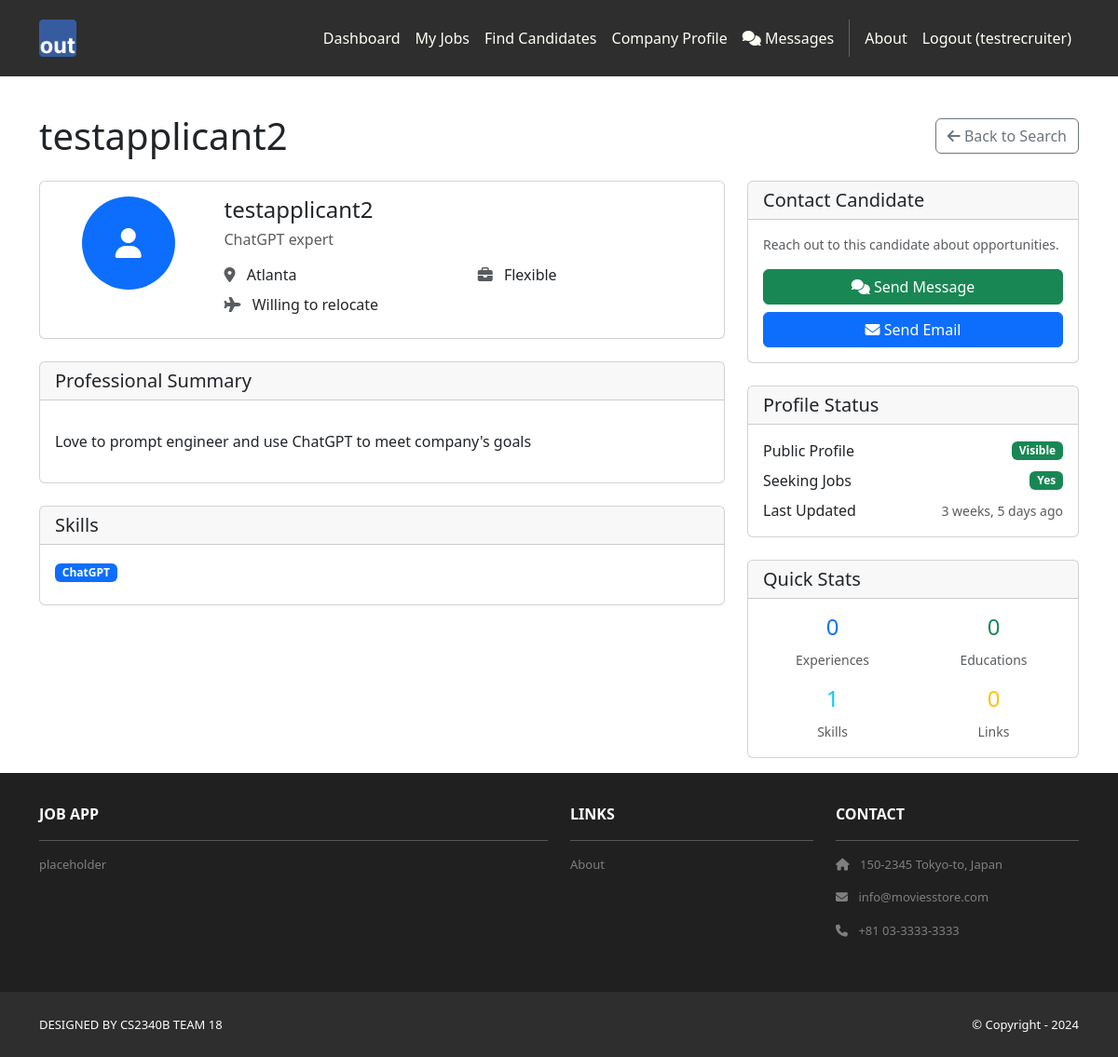
The page /recruiters/candidates/9/ (signed in) on the database as committed earlier.
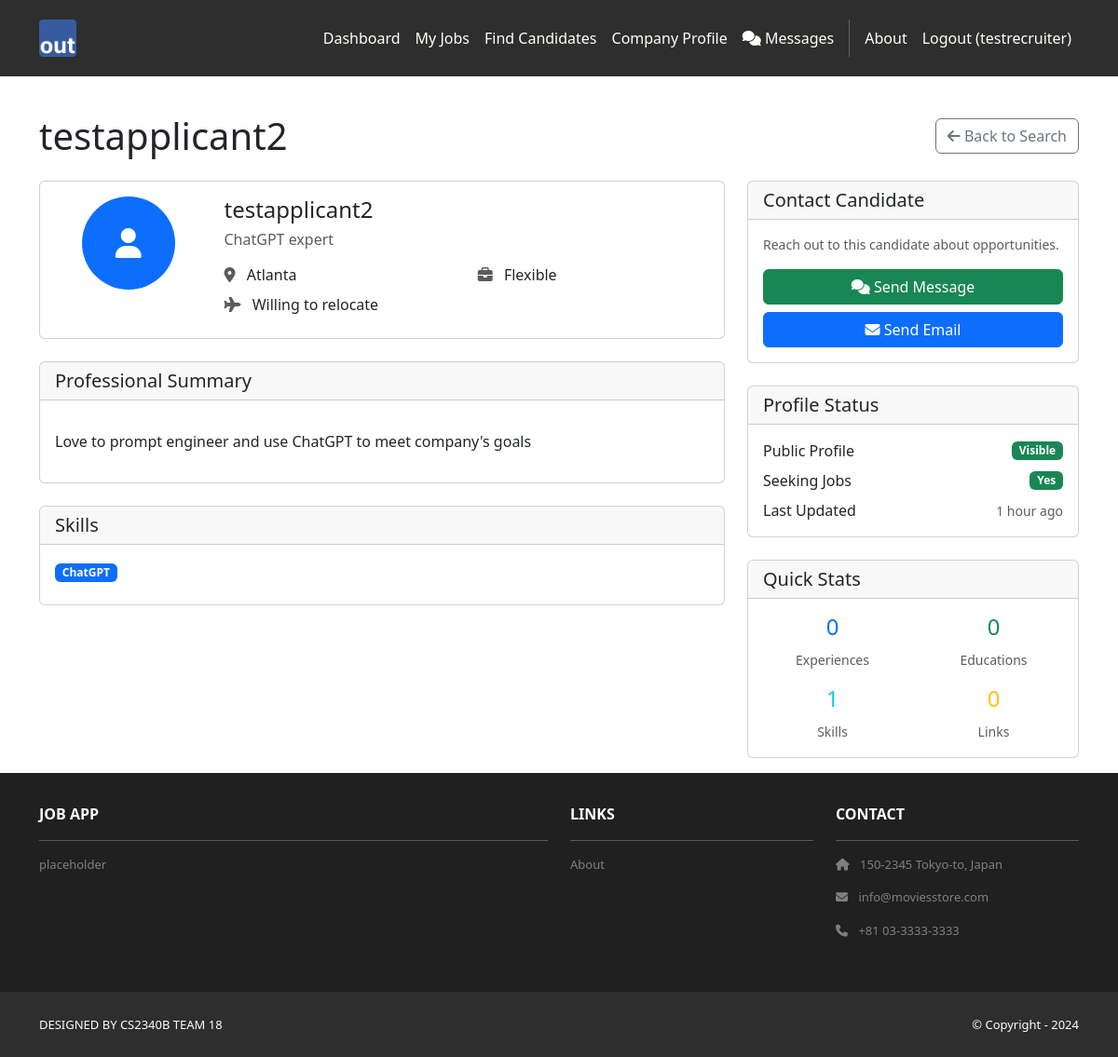
The same page on the database as committed later.
### applicants/models.py (models this page shows, shortened)
class ApplicantProfile(models.Model):
    user = models.OneToOneField(User, on_delete=models.CASCADE, related_name='applicant_profile')
    headline = models.CharField(
        max_length=200,
        blank=True,
        help_text="A brief professional headline (e.g., 'Software Developer with 5 years experience')"
    )
    phone = models.CharField(max_length=20, blank=True)
    city = models.CharField(max_length=100, blank=True, help_text="City")
    state = models.CharField(max_length=100, blank=True, help_text="State or Province")
    country = models.CharField(max_length=100, blank=True, help_text="Country")
    postal_code = models.CharField(max_length=20, blank=True, help_text="Postal/ZIP Code")
    latitude = models.DecimalField(
        max_digits=9, decimal_places=6, null=True, blank=True,
        help_text="Latitude coordinate (auto-populated if possible)"
    )
    longitude = models.DecimalField(
        max_digits=9, decimal_places=6, null=True, blank=True,
        help_text="Longitude coordinate (auto-populated if possible)"
    )
    location = models.CharField(max_length=200, blank=True, help_text="Full location display (auto-generated)")
    willing_to_relocate = models.BooleanField(default=False, help_text="Willing to relocate for work")
    remote_work_preference = models.CharField(
        max_length=20,
        choices=[
            ('remote_only', 'Remote Only'),
            ('hybrid', 'Hybrid'),
            ('onsite_only', 'Onsite Only'),
            ('flexible', 'Flexible'),
        ],
        default='flexible',
        help_text="Remote work preference"
    )
    summary = models.TextField(
        blank=True,
        help_text="A brief summary of your professional background and career goals"
    )
    skills = models.TextField(
        blank=True,
        help_text="List your key skills separated by commas (e.g., 'Python, Django, React, SQL')"
    )
    linkedin_url = models.URLField(blank=True, help_text="Your LinkedIn profile URL")
    github_url = models.URLField(blank=True, help_text="Your GitHub profile URL")
    portfolio_url = models.URLField(blank=True, help_text="Your portfolio or personal website URL")
    other_url = models.URLField(blank=True, help_text="Any other relevant professional URL")
    is_public = models.BooleanField(default=True, help_text="Make profile visible to recruiters")
    is_seeking_jobs = models.BooleanField(default=True, help_text="Currently looking for job opportunities")
    created_at = models.DateTimeField(auto_now_add=True)
    updated_at = models.DateTimeField(auto_now=True)
    def get_skills_list(self):
        if self.skills:
            return [skill.strip() for skill in self.skills.split(',') if skill.strip()]
        return []
    def get_full_location(self):
        location_parts = []
        if self.city:
            location_parts.append(self.city)
        if self.state:
            location_parts.append(self.state)
        if self.country:
            location_parts.append(self.country)
        return ', '.join(location_parts) if location_parts else ''
    def get_short_location(self):
        location_parts = []
        if self.city:
            location_parts.append(self.city)
        if self.state:
            location_parts.append(self.state)
        return ', '.join(location_parts) if location_parts else ''
    class Meta:
        verbose_name = "Applicant Profile"
        verbose_name_plural = "Applicant Profiles"

### recruiters/views.py (the view)
# urls.py: path('candidates/<int:pk>/', views.candidate_detail, name='candidate_detail'),
@recruiter_required
def candidate_detail(request, pk):
    candidate = get_object_or_404(ApplicantProfile, pk=pk, is_public=True)
    template_data = {
        'title': f'{candidate.user.get_full_name()} - Profile',
        'user_type': 'recruiter'
    }
    return render(request, 'recruiters/candidate_detail.html', {
        'template_data': template_data,
        'candidate': candidate
    })

### recruiters/templates/recruiters/candidate_detail.html (shortened to what the changed rows need)
{% extends 'base.html' %}
{% block content %}
<div class="p-3 mt-4">
  <div class="container">
    <div class="row">
      <div class="col-12">
        <div class="d-flex justify-content-between align-items-center mb-4">
          <h1 class="mb-0">{{ candidate.user.get_full_name|default:candidate.user.username }}</h1>
          <a href="{% url 'recruiters:candidates' %}" class="btn btn-outline-secondary">
            <i class="fas fa-arrow-left"></i> Back to Search
          </a>
        </div>
      </div>
    </div>
    <div class="row">
      <div class="col-lg-8">
        <div class="card mb-4">
          <div class="card-body">
            <div class="row">
              <div class="col-md-9">
                <h4 class="card-title">{{ candidate.user.get_full_name|default:candidate.user.username }}</h4>
                {% if candidate.headline %}
                  <h6 class="text-muted mb-3">{{ candidate.headline }}</h6>
                {% endif %}
                <div class="row">
                  {% if candidate.get_short_location %}
                    <div class="col-sm-6 mb-2">
                      <i class="fas fa-map-marker-alt text-muted"></i>
                      <span class="ms-2">{{ candidate.get_full_location }}</span>
                    </div>
                  {% endif %}
                  <div class="col-sm-6 mb-2">
                    <i class="fas fa-briefcase text-muted"></i>
                    <span class="ms-2">{{ candidate.get_remote_work_preference_display }}</span>
                  </div>
                  {% if candidate.willing_to_relocate %}
                    <div class="col-sm-6 mb-2">
                    </div>
                  {% endif %}
                </div>
              </div>
            </div>
          </div>
        </div>
        {% if candidate.summary %}
          <div class="card mb-4">
            <div class="card-header">
              <h5 class="mb-0">Professional Summary</h5>
            </div>
            <div class="card-body">
              <p class="card-text">{{ candidate.summary|linebreaks }}</p>
            </div>
          </div>
        {% endif %}
        {% if candidate.get_skills_list %}
          <div class="card mb-4">
            <div class="card-body">
              {% for skill in candidate.get_skills_list %}
                <span class="badge bg-primary me-2 mb-2">{{ skill }}</span>
              {% endfor %}
            </div>
          </div>
        {% endif %}
      </div>
      <div class="col-lg-4">
        <div class="card mb-4">
          <div class="card-body">
            <div class="d-flex justify-content-between align-items-center">
              <span>Last Updated</span>
              <small class="text-muted">{{ candidate.updated_at|timesince }} ago</small>
            </div>
          </div>
        </div>
        <div class="card">
          <div class="card-body">
            <div class="row text-center">
              <div class="col-6 mb-3">
                <div class="h4 text-primary">{{ candidate.work_experience.count }}</div>
                <small class="text-muted">Experience{{ candidate.work_experience.count|pluralize }}</small>
              </div>
              <div class="col-6 mb-3">
                <div class="h4 text-success">{{ candidate.education.count }}</div>
                <small class="text-muted">Education{{ candidate.education.count|pluralize }}</small>
              </div>
              <div class="col-6">
                <div class="h4 text-info">{{ candidate.get_skills_list|length }}</div>
                <small class="text-muted">Skills</small>
              </div>
            </div>
          </div>
        </div>
      </div>
    </div>
  </div>
</div>
{% endblock content %}

Rows that differ between the two databases and show on the page:
changed ApplicantProfile "ChatGPT expert": updated_at "3 weeks, 5 days" → "1 hour"
